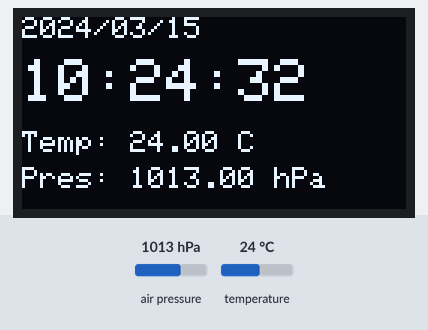
Simulated run of this sketch. Board: ESP32. On the bench: 128×64 one-colour display. The inputs (shaded band) are chosen by the test bench; at power-on: air pressure 1013 hPa, temperature 24 °C. The local clock reads 2024-03-15 10:24:30 at power-on unless the sketch sets it.

Above: at 2.8 s.
2.9 s: air pressure set to 952 hPa
At 3.8 s:
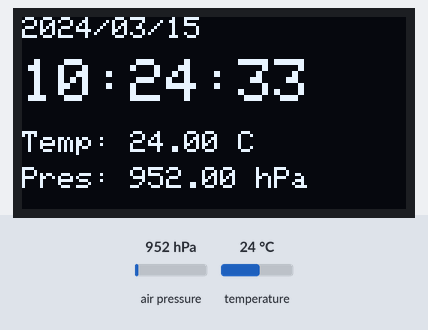
5.5 s: temperature set to 12 °C
At 6.6 s:
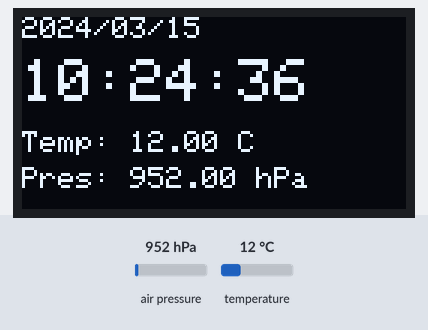
8.5 s: air pressure set to 975 hPa
At 9.8 s:
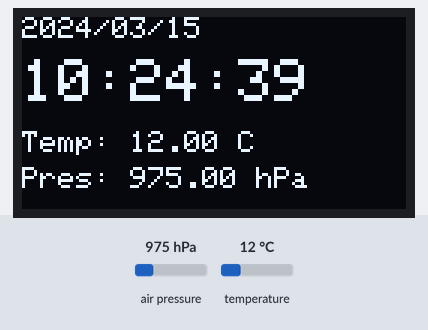
11.5 s: temperature set to 19 °C
At 12.4 s:
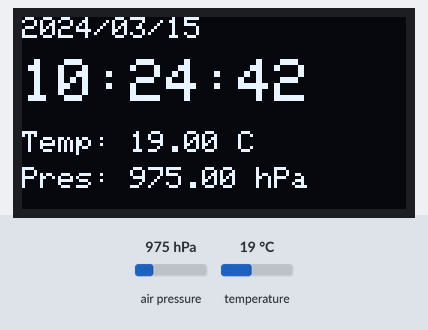
Timing chart, 0 to 14.5 s (numbered marks = the images above; inputs shaded):
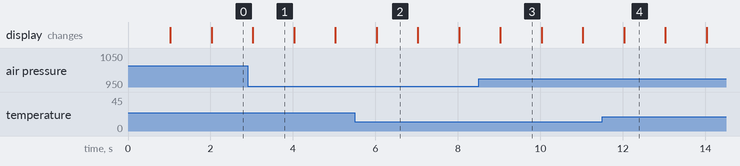

Measured:
- what the display in image 1 shows lasts 1.0 s, from 3.0 s to 4.0 s

The sketch:

oled_display.ino
```cpp
#include <Wire.h>
#include "RTClib.h"
#include <Adafruit_BMP280.h>
#include <Adafruit_GFX.h>
#include <Adafruit_SSD1306.h>

#define SCREEN_W 128
#define SCREEN_H 64          // change to 32 if your OLED is the small one
#define OLED_ADDR 0x3C
#define BMP_ADDR 0x76

RTC_DS1307 rtc;
Adafruit_BMP280 bmp;
Adafruit_SSD1306 display(SCREEN_W, SCREEN_H, &Wire, -1);

unsigned long lastUpdate = 0;

void setup() {
  Serial.begin(115200);
  Wire.begin(21, 22);

  if (!rtc.begin()) { Serial.println("RTC not found"); while (1) delay(10); }
  if (!bmp.begin(BMP_ADDR)) { Serial.println("BMP280 not found"); while (1) delay(10); }
  if (!display.begin(SSD1306_SWITCHCAPVCC, OLED_ADDR)) {
    Serial.println("OLED not found"); while (1) delay(10);
  }
  // No rtc.adjust() here, the RTC already holds the right time.

  display.clearDisplay();
  display.setTextColor(SSD1306_WHITE);
}

void loop() {
  if (millis() - lastUpdate < 1000) return;   // update once per second, no delay()
  lastUpdate = millis();

  DateTime now = rtc.now();
  float t = bmp.readTemperature();
  float p = bmp.readPressure() / 100.0;       // Pa -> hPa

  char dateBuf[16], timeBuf[16];
  snprintf(dateBuf, sizeof(dateBuf), "%04d/%02d/%02d", now.year(), now.month(), now.day());
  snprintf(timeBuf, sizeof(timeBuf), "%02d:%02d:%02d", now.hour(), now.minute(), now.second());

  display.clearDisplay();
  display.setTextSize(1);
  display.setCursor(0, 0);
  display.print(dateBuf);

  display.setTextSize(2);
  display.setCursor(0, 14);
  display.print(timeBuf);

  display.setTextSize(1);
  display.setCursor(0, 38);
  display.printf("Temp: %.2f C", t);
  display.setCursor(0, 50);
  display.printf("Pres: %.2f hPa", p);
  display.display();
}
```
